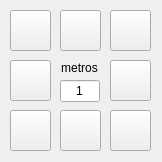
<?xml version="1.0" encoding="UTF-8"?>
<ui version="4.0">
 <class>Form</class>
 <widget class="QWidget" name="Form">
  <property name="windowModality">
   <enum>Qt::ApplicationModal</enum>
  </property>
  <property name="geometry">
   <rect>
    <x>0</x>
    <y>0</y>
    <width>162</width>
    <height>162</height>
   </rect>
  </property>
  <property name="windowTitle">
   <string>Mover</string>
  </property>
  <property name="inputMethodHints">
   <set>Qt::ImhNone</set>
  </property>
  <widget class="QPushButton" name="cmdN">
   <property name="geometry">
    <rect>
     <x>60</x>
     <y>10</y>
     <width>41</width>
     <height>41</height>
    </rect>
   </property>
   <property name="text">
    <string/>
   </property>
   <property name="iconSize">
    <size>
     <width>24</width>
     <height>24</height>
    </size>
   </property>
  </widget>
  <widget class="QPushButton" name="cmdE">
   <property name="geometry">
    <rect>
     <x>110</x>
     <y>60</y>
     <width>41</width>
     <height>41</height>
    </rect>
   </property>
   <property name="text">
    <string/>
   </property>
   <property name="iconSize">
    <size>
     <width>24</width>
     <height>24</height>
    </size>
   </property>
  </widget>
  <widget class="QPushButton" name="cmdS">
   <property name="geometry">
    <rect>
     <x>60</x>
     <y>110</y>
     <width>41</width>
     <height>41</height>
    </rect>
   </property>
   <property name="text">
    <string/>
   </property>
   <property name="iconSize">
    <size>
     <width>24</width>
     <height>24</height>
    </size>
   </property>
  </widget>
  <widget class="QPushButton" name="cmdO">
   <property name="geometry">
    <rect>
     <x>10</x>
     <y>60</y>
     <width>41</width>
     <height>41</height>
    </rect>
   </property>
   <property name="text">
    <string/>
   </property>
   <property name="iconSize">
    <size>
     <width>24</width>
     <height>24</height>
    </size>
   </property>
  </widget>
  <widget class="QPushButton" name="cmdNO">
   <property name="geometry">
    <rect>
     <x>10</x>
     <y>10</y>
     <width>41</width>
     <height>41</height>
    </rect>
   </property>
   <property name="text">
    <string/>
   </property>
   <property name="iconSize">
    <size>
     <width>24</width>
     <height>24</height>
    </size>
   </property>
   <property name="shortcut">
    <string/>
   </property>
  </widget>
  <widget class="QPushButton" name="cmdNE">
   <property name="geometry">
    <rect>
     <x>110</x>
     <y>10</y>
     <width>41</width>
     <height>41</height>
    </rect>
   </property>
   <property name="text">
    <string/>
   </property>
   <property name="iconSize">
    <size>
     <width>24</width>
     <height>24</height>
    </size>
   </property>
  </widget>
  <widget class="QPushButton" name="cmdSO">
   <property name="geometry">
    <rect>
     <x>10</x>
     <y>110</y>
     <width>41</width>
     <height>41</height>
    </rect>
   </property>
   <property name="text">
    <string/>
   </property>
   <property name="iconSize">
    <size>
     <width>24</width>
     <height>24</height>
    </size>
   </property>
  </widget>
  <widget class="QPushButton" name="cmdSE">
   <property name="geometry">
    <rect>
     <x>110</x>
     <y>110</y>
     <width>41</width>
     <height>41</height>
    </rect>
   </property>
   <property name="text">
    <string/>
   </property>
   <property name="iconSize">
    <size>
     <width>24</width>
     <height>24</height>
    </size>
   </property>
  </widget>
  <widget class="QLabel" name="label">
   <property name="geometry">
    <rect>
     <x>55</x>
     <y>60</y>
     <width>49</width>
     <height>16</height>
    </rect>
   </property>
   <property name="text">
    <string>metros</string>
   </property>
   <property name="alignment">
    <set>Qt::AlignCenter</set>
   </property>
  </widget>
  <widget class="QLineEdit" name="txtDistancia">
   <property name="geometry">
    <rect>
     <x>60</x>
     <y>80</y>
     <width>40</width>
     <height>22</height>
    </rect>
   </property>
   <property name="inputMethodHints">
    <set>Qt::ImhFormattedNumbersOnly</set>
   </property>
   <property name="text">
    <string>1</string>
   </property>
   <property name="maxLength">
    <number>5</number>
   </property>
   <property name="alignment">
    <set>Qt::AlignCenter</set>
   </property>
  </widget>
 </widget>
 <resources/>
 <connections/>
</ui>
